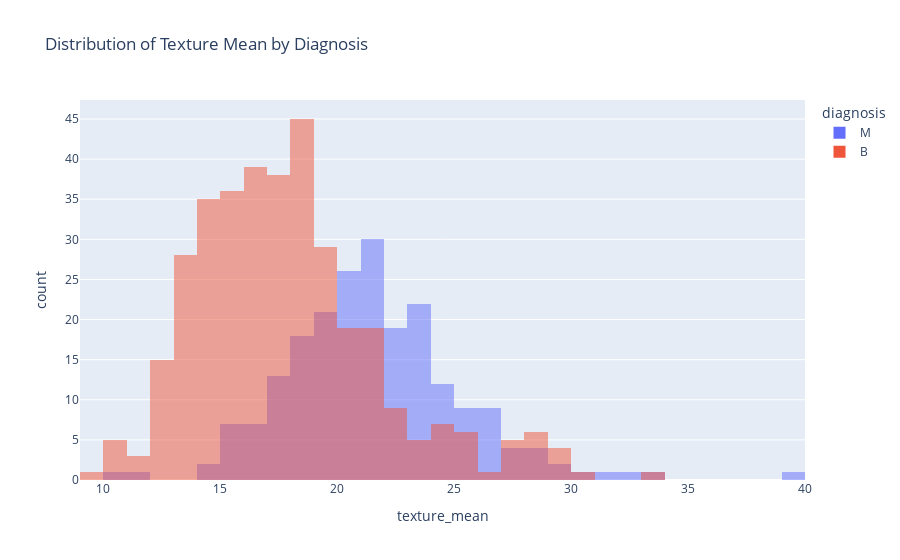

Write notebook code for a chart like this one.
### Code cell
px.histogram(raw_df,
             x='texture_mean',
             color='diagnosis',
             title='Distribution of Texture Mean by Diagnosis',
             barmode='overlay',
             color_discrete_sequence=['#636EFA', '#EF553B'],
             nbins=50)

### Figure 1 — Plotly figure (JSON) as saved in the notebook; plotly's stock layout.template omitted (floating-point values rounded to 4 significant figures; data arrays with more than 128 entries replaced by an {"elided": "..."} marker saying what was removed)
{"data": [{"bingroup": "x", "hovertemplate": "diagnosis=M<br>texture_mean=%{x}<br>count=%{y}<extra></extra>", "legendgroup": "M", "marker": {"color": "#636EFA", "opacity": 0.5, "pattern": {"shape": ""}}, "name": "M", "nbinsx": 50, "orientation": "v", "showlegend": true, "type": "histogram", "x": {"elided": "212 float values"}, "xaxis": "x", "yaxis": "y"}, {"bingroup": "x", "hovertemplate": "diagnosis=B<br>texture_mean=%{x}<br>count=%{y}<extra></extra>", "legendgroup": "B", "marker": {"color": "#EF553B", "opacity": 0.5, "pattern": {"shape": ""}}, "name": "B", "nbinsx": 50, "orientation": "v", "showlegend": true, "type": "histogram", "x": {"elided": "357 float values"}, "xaxis": "x", "yaxis": "y"}], "layout": {"barmode": "overlay", "legend": {"title": {"text": "diagnosis"}, "tracegroupgap": 0}, "title": {"text": "Distribution of Texture Mean by Diagnosis"}, "xaxis": {"anchor": "y", "domain": [0, 1], "title": {"text": "texture_mean"}}, "yaxis": {"anchor": "x", "domain": [0, 1], "title": {"text": "count"}}}}
